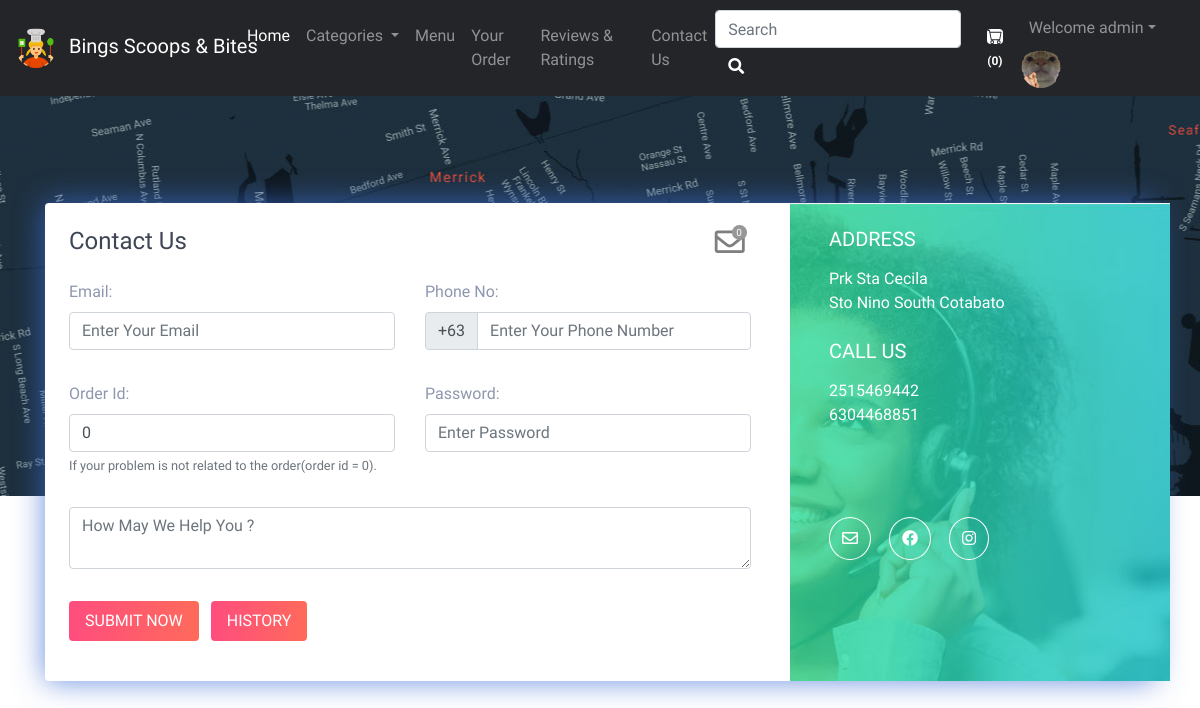
The app's page /contact.php (signed in) with its own data.
### tables this page shows
CREATE TABLE `sitedetail` (
  `tempId` int(11) NOT NULL,
  `systemName` varchar(21) NOT NULL,
  `email` varchar(35) NOT NULL,
  `contact1` bigint(21) NOT NULL,
  `contact2` bigint(21) DEFAULT NULL COMMENT 'Optional',
  `address` text NOT NULL,
  `dateTime` datetime NOT NULL DEFAULT current_timestamp()
);

### contact.php (the view, shortened to what this page needs)
<!doctype html>
<html lang="en">
<head>
  <link rel="stylesheet" href="https://stackpath.bootstrapcdn.com/bootstrap/4.5.0/css/bootstrap.min.css">
  <link rel="stylesheet" href="https://use.fontawesome.com/releases/v5.8.2/css/all.css">
  <link rel="stylesheet" href="assets/css/custom.css">
</head>
<body>
  <?php include 'partials/_dbconnect.php'; ?>
  <?php include 'partials/_nav.php'; ?>
  <div class="contact2" style="background-image:url(img/map.jpg);height: 400px;" id="contact">
    <div class="container">
      <div class="row contact-container">
        <div class="col-lg-12">
          <div class="card card-shadow border-0 mb-4">
            <div class="row">
              <div class="col-lg-8">
                <div class="contact-box p-4">
                  <div class="row">
                    <div class="col-lg-8">
                      <h4 class="title">Contact Us</h4>
                    </div>
                    <?php if ($loggedin) { ?>
                      <div class="col-lg-4">
                        <div class="icon-badge-container mx-1" style="padding-left: 167px;">
                          <a href="#" data-toggle="modal" data-target="#adminReply"><i class="far fa-envelope icon-badge-icon"></i></a>
                          <div class="icon-badge"><b><span id="totalMessage">0</span></b></div>
                        </div>
                      </div>
                    <?php } ?>
                  </div>
                  <?php
                  $email = '';
                  $phone = '';
                  ?>
                  <form action="partials/_manageContactUs.php" method="POST">
                    <div class="row">
                      <div class="col-lg-6">
                        <div class="form-group mt-3">
                          <b><label for="email">Email:</label></b>
                          <input type="email" class="form-control" id="email" name="email" placeholder="Enter Your Email" required value="<?php echo $email ?>">
                        </div>
                      </div>
                      <div class="col-lg-6">
                        <div class="form-group mt-3">
                          <b><label for="phone">Phone No:</label></b>
                          <div class="input-group mb-3">
                            <div class="input-group-prepend">
                              <span class="input-group-text" id="basic-addon">+63</span>
                            </div>
                            <input type="tel" class="form-control" id="phone" name="phone" aria-describedby="basic-addon" placeholder="Enter Your Phone Number" required pattern="[0-9]{10}" value="<?php echo $phone ?>">
                          </div>
                        </div>
                      </div>
                      <div class="col-lg-6">
                        <div class="form-group mt-3">
                          <b><label for="orderId">Order Id:</label></b>
                          <input class="form-control" type="text" id="orderId" name="orderId" placeholder="Order Id" value="0">
                          <small id="orderIdHelp" class="form-text text-muted">If your problem is not related to the order(order id = 0).</small>
                        </div>
                      </div>
                      <div class="col-lg-6">
                        <div class="form-group mt-3">
                          <b><label for="password">Password:</label></b>
                          <input class="form-control" id="password" name="password" placeholder="Enter Password" type="password" placeholder="Enter Your Password" required data-toggle="password">
                        </div>
                      </div>
                      <div class="col-lg-12">
                        <div class="form-group  mt-3">
                          <textarea class="form-control" id="message" name="message" rows="2" required minlength="6" placeholder="How May We Help You ?"></textarea>
                        </div>
                      </div>
                      <?php if ($loggedin) { ?>
                        <div class="col-lg-12">
                          <button type="submit" class="btn btn-danger-gradiant mt-3 mb-3 text-white border-0 py-2 px-3"><span> SUBMIT NOW <i class="ti-arrow-right"></i></span></button>
                          <button type="button" class="btn btn-danger-gradiant mt-3 mb-3 text-white border-0 py-2 px-3 mx-2" data-toggle="modal" data-target="#history"><span> HISTORY <i class="ti-arrow-right"></i></span></button>
                        </div>
                      <?php } ?>
                    </div>
                  </form>
                </div>
              </div>
              <?php
              $sql = "SELECT * FROM `sitedetail`";
              $result = mysqli_query($conn, $sql);
              $row = mysqli_fetch_assoc($result);
              $address = $row['address'];
              $email = $row['email'];
              $contact1 = $row['contact1'];
              $contact2 = $row['contact2'];
              echo '<div class="col-lg-4 bg-image" style="background-image:url(img/contact.jpg)">
                          <div class="detail-box p-4">
                            <h5 class="text-white font-weight-light mb-3">ADDRESS</h5>
                            <p class="text-white op-7">' . $address . '</p>
                            <h5 class="text-white font-weight-light mb-3 mt-4">CALL US</h5>
                            <p class="text-white op-7">' . $contact1 . '
                              <br> ' . $contact2 . '</p>
                            <div class="round-social light">
                              <a href="https://mail.google.com/mail/?view=cm&fs=1&tf=1&to=' . $email . '" class="ml-0 text-decoration-none text-white border border-white rounded-circle" target="_blank"><i class="far fa-envelope"></i></a>
                              <a href="https://github.com/darshankparmar" class="text-decoration-none text-white border border-white rounded-circle" target="_blank"><i class="fab fa-facebook"></i></i></a>
                              <a href="https://youtube.com/" class="text-decoration-none text-white border border-white rounded-circle" target="_blank"><i class="fab fa-instagram"></i></a>
                            </div>
                          </div>
                        </div>';
              ?>
            </div>
          </div>
        </div>
      </div>
    </div>
  </div>
</body>
</html>

### partials/_nav.php (shortened to what this page needs)
<?php
if (isset($_SESSION['loggedin']) && $_SESSION['loggedin'] == true) {
  $loggedin = true;
  $userId = $_SESSION['userId'];
  $username = $_SESSION['username'];
} else {
  $loggedin = false;
  $userId = 0;
}
$sql = "SELECT * FROM `sitedetail`";
$result = mysqli_query($conn, $sql);
$row = mysqli_fetch_assoc($result);
$systemName = $row['systemName'];
$countsql = "SELECT SUM(`itemQuantity`) FROM `viewcart` WHERE `userId`=$userId";
$countresult = mysqli_query($conn, $countsql);
$countrow = mysqli_fetch_assoc($countresult);
$count = $countrow['SUM(`itemQuantity`)'];
if (!$count) {
  $count = 0;
}
echo '<nav class="navbar navbar-expand-lg navbar-dark navBg">
<a class="navbar-brand mb-1 mt-1" href="index.php">
<img src="/OnlineFoodDelivery/img/cooking.png" alt="Company Logo" class="company-logo">
<span class="company-name ml-2">' . $systemName . '</span>
</a>
      <button class="navbar-toggler" type="button" data-toggle="collapse" data-target="#navbarSupportedContent" aria-controls="navbarSupportedContent" aria-expanded="false" aria-label="Toggle navigation">
        <span class="navbar-toggler-icon"></span>
      </button>
      <div class="collapse navbar-collapse" id="navbarSupportedContent">
        <ul class="navbar-nav mr-auto">
          <li class="nav-item active">
            <a class="nav-link" href="index.php">Home<span class="sr-only">(current)</span></a>
          </li>
          <li class="nav-item dropdown">
            <a class="nav-link dropdown-toggle" href="#" id="navbarDropdown" role="button" data-toggle="dropdown" aria-haspopup="true" aria-expanded="false">
              Categories
            </a>
            <div class="dropdown-menu" aria-labelledby="navbarDropdown">';
echo '</div>
          </li>
          <li class="nav-item">
            <a class="nav-link" href="about.php">Menu</a>
          </li>
          <li class="nav-item">
            <a class="nav-link" href="viewOrder.php">Your Order</a>
          </li>
          <li class="nav-item">
          <a class="nav-link" href="reviews.php">Reviews & Ratings</a>
        </li>
        <li class="nav-item">
            <a class="nav-link" href="contact.php">Contact Us</a>
          </li>
        </ul>
        <div class="search-wrapper">
           <form method="get" action="search.php" class="form-inline searchForm">
            <div class="search-input">
              <input class="form-control mr-sm-2" type="search" name="search" id="search" placeholder="Search" aria-label="Search" required>
            </div>
            <button class="btn" id="textBtn" type="submit"><i class="fas fa-search"></i></button>
          </form>
        </div>
';
echo '<a href="viewCart.php">
        <button type="button" class="btn" title="MyCart">
          <svg xmlns="img/cart.svg" width="16" height="15" fill="currentColor" class="bi bi-cart cart " viewBox="0 0 16 16">
            <path d="M0 1.5A.5.5 0 0 1 .5 1H2a.5.5 0 0 1 .485.379L2.89 3H14.5a.5.5 0 0 1 .491.592l-1.5 8A.5.5 0 0 1 13 12H4a.5.5 0 0 1-.491-.408L2.01 3.607 1.61 2H.5a.5.5 0 0 1-.5-.5zM3.102 4l1.313 7h8.17l1.313-7H3.102zM5 12a2 2 0 1 0 0 4 2 2 0 0 0 0-4zm7 0a2 2 0 1 0 0 4 2 2 0 0 0 0-4zm-7 1a1 1 0 1 1 0 2 1 1 0 0 1 0-2zm7 0a1 1 0 1 1 0 2 1 1 0 0 1 0-2z"/>
            <span id="textBtn"><span id="count"> (' . $count . ')</span>
            </svg>
        </button></a>';
if ($loggedin) {
  echo '<div class="d-flex flex-wrap justify-content">
  <ul class="navbar-nav mr-2">
    <li class="nav-item dropdown">
      <a class="nav-link dropdown-toggle" href="#" id="navbarDropdown" role="button" data-toggle="dropdown"> Welcome ' . $username . '</a>
      <div class="dropdown-menu" aria-labelledby="navbarDropdown">
        <a class="dropdown-item" href="partials/_logout.php">Logout</a>
      </div>
    </li>
  </ul>
  <div class="text-center image-size-small position-relative">
    <a href="viewProfile.php"><img src="img/person-' . $userId . '.jpg" class="rounded-circle" onError="this.src = \'img/profilePic.jpg\'" style="width:40px; height:40px"></a>
  </div>
</div>
';
} else {
  echo '
          <button type="button" class="btn"  data-toggle="modal" data-target="#loginModal"><span id="textBtn">Login</span></button>
          <button type="button" class="btn textBtn"  data-toggle="modal" data-target="#signupModal"><span id="textBtn">SignUp</span></button>';
}
echo '</div>
    </nav>';

### assets/css/custom.css (style rules this page uses)
* { font-family: 'Cherry Cream Soda', cursive; }
#textBtn { background: white; -webkit-background-clip: text; -webkit-text-fill-color: transparent; font-weight: bold; }
.cart { background: white; border-radius: 25%; }
.company-logo { max-width: 100%; border-radius: 25px; height: auto; max-height: 40px; }
#count { font-size: 12px; }
.navBg { background-color: #242529; }

### contact.php (style rules this page uses)
.icon-badge-container { position: absolute; }
.icon-badge-icon { font-size: 30px; color: rgb(0 0 0 / 50%); position: relative; }
.icon-badge { background-color: #979797; ; font-size: 10px; color: white; text-align: center; width: 15px; height: 15px; border-radius: 49%; position: relative; top: -35px; left: 17px; }
.contact2 { font-family: "Montserrat", sans-serif; color: #8d97ad; font-weight: 300; background-position: center top; }
.contact2 h1, .contact2 h2, .contact2 h3, .contact2 h4, .contact2 h5, .contact2 h6 { color: #3e4555; }
.contact2 .bg-image { background-size: cover; position: relative; display: -webkit-box; display: -webkit-flex; display: -ms-flexbox; display: flex; }
.contact2 .card.card-shadow { -webkit-box-shadow: 0px 0px 30px rgba(115, 128, 157, 0.1); box-shadow: 0px 0px 30px rgba(61, 109, 214, 0.774); }
.contact2 .detail-box .round-social { margin-top: 100px; }
.contact2 .round-social a { background: transparent; margin: 0 7px; padding: 11px 12px; }
.contact2 .contact-container { position: relative; top: 107px; }
.contact2 .btn-danger-gradiant { background: #ff4d7e; background: -webkit-linear-gradient(legacy-direction(to right), #ff4d7e 0%, #ff6a5b 100%); background: -webkit-gradient(linear, left top, right top, from(#ff4d7e), to(#ff6a5b)); background: -webkit-linear-gradient(left, #ff4d7e 0%, #ff6a5b 100%); background: -o-linear-gradient(left, #ff4d7e 0%, #ff6a5b 100%); background: linear-gradient(to right, #ff4d7e 0%, #ff6a5b 100%); }

### records on screen
sitedetail: systemName "Bings Scoops & Bites", address "Prk Sta Cecila Sto Nino South Cotabato", contact1 "2515469442", contact2 "6304468851"

### other values on screen
$count "0"
$username "admin"
